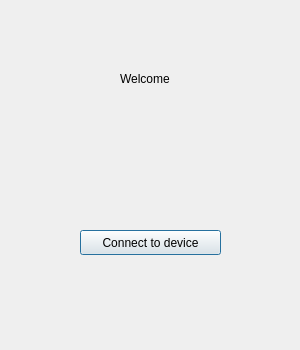
<?xml version="1.0" encoding="UTF-8"?>
<ui version="4.0">
 <class>WelcomeDialog</class>
 <widget class="QDialog" name="WelcomeDialog">
  <property name="geometry">
   <rect>
    <x>0</x>
    <y>0</y>
    <width>300</width>
    <height>350</height>
   </rect>
  </property>
  <property name="minimumSize">
   <size>
    <width>300</width>
    <height>350</height>
   </size>
  </property>
  <property name="maximumSize">
   <size>
    <width>300</width>
    <height>350</height>
   </size>
  </property>
  <property name="windowTitle">
   <string>Dialog</string>
  </property>
  <widget class="QLabel" name="label">
   <property name="geometry">
    <rect>
     <x>120</x>
     <y>70</y>
     <width>67</width>
     <height>17</height>
    </rect>
   </property>
   <property name="text">
    <string>Welcome</string>
   </property>
  </widget>
  <widget class="QPushButton" name="connectButton">
   <property name="geometry">
    <rect>
     <x>80</x>
     <y>230</y>
     <width>141</width>
     <height>25</height>
    </rect>
   </property>
   <property name="text">
    <string>Connect to device</string>
   </property>
  </widget>
 </widget>
 <resources/>
 <connections/>
</ui>
